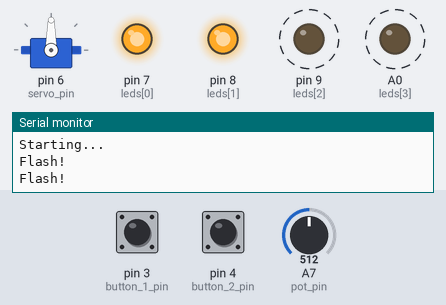
The sketch below on a simulated Arduino Nano, built with avr-gcc and run on an emulated ATmega328P. Parts: servo, output pins drawn as LEDs (lit = HIGH), the last lines printed to the serial monitor. Dashed ring = blinking. Inputs (shaded band) come from the test bench; at power-on: A7 (pot_pin) = 512, pin 3 (button_1_pin) LOW, pin 4 (button_2_pin) LOW.

Above: at 1.27 s.
1.3 s: A7 (pot_pin) set to 716
At 1.57 s:
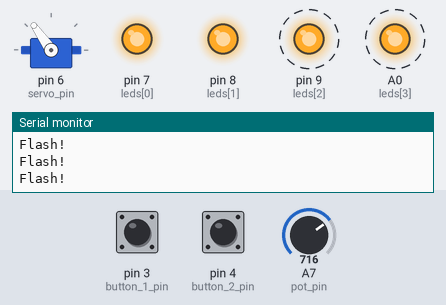
4.3 s: pin 3 (button_1_pin) pulled HIGH for 0.15 s
At 4.63 s:
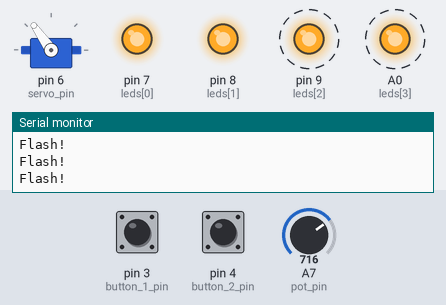
7.3 s: pin 4 (button_2_pin) pulled HIGH for 0.15 s
At 7.68 s:
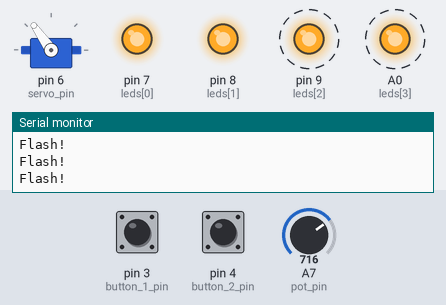
10.3 s: A7 (pot_pin) set to 900
At 10.74 s:
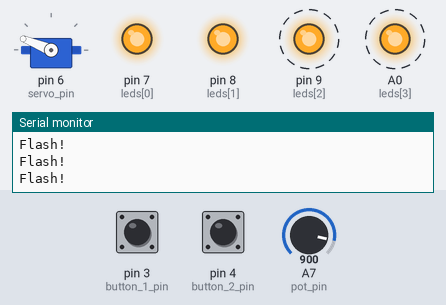
13.3 s: pin 3 (button_1_pin) pulled HIGH for 1 s
At 14.01 s:
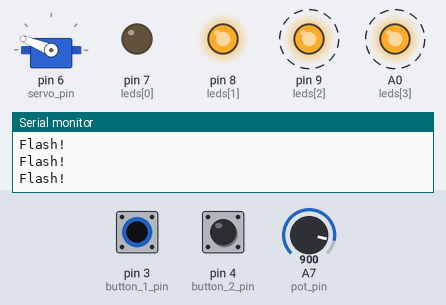
16.3 s: pin 4 (button_2_pin) pulled HIGH for 1 s
At 17.05 s:
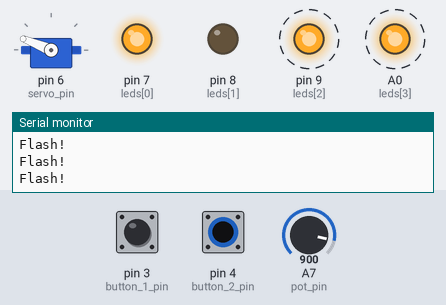
Timing chart, 0 to 20.3 s (numbered marks = the images above; inputs shaded):
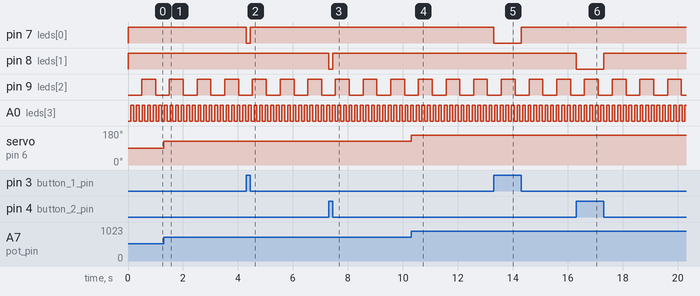

The sketch:

demo_all.ino
```cpp
/**
 * demo_all: Demonstrates all features of the
 * circuit board.
 *
 * This program uses the two push buttons, the four LEDs,
 * the potentiometer (pot) and a single servo motor. Two of
 * the LEDs are flashed on and off, while the other two are
 * controlled by the push buttons. The position of the
 * servo motor is controlled by the pot.
 *
 * Author: Daniel Morris, University of Canterbury for WiE CAN
 * Last modified: 16 Jan 2019
 */


/* Include (import) the servo library
 * This library allows us to control servo motors
 * without needing to manually generate the electrical signals
 * a servo motor expects.
 */
#include <Servo.h>

Servo myservo;  // Create a servo 'object' to control a servo.

// These variables are integers; they can only be positive or negative whole numbers.

int pot_pin = A7;     // Analog pin number that the potentiometer is connected to.
                      // Note that on the PCB it says A6; this is a typo.
int pot_val;          // Variable to store values read from the potentiometer.
int servo_pin = 6;    // Digital pin that the servo motor is connected to.
int button_1_pin = 3; // Digital pin that the first button is connected to.
int button_2_pin = 4; // Digital pin that the second button is connected to.


// These variables are booleans; they are either 'true' or 'false'.
// This often corresponds to something being on or off; in our case,
// they indicate whether a button has been pressed.

bool b1, b2 = true;   // Variables to store the values read from each button
                      // Note that two variables, b1 and b2, have been created on
                      // the same line.

// This is an 'array' of integers (also known as a list). In this case, it stores
// four integers, which are the digital pins that the LEDs are connected to.
int leds[4] = {7,8,9,A0};

// A 'long' is similar to an integer; it is a whole number that can be
// larger than an integer.
// 'unsigned' means that it can only be positive. We are using these variables
// to store times, which cannot be negative.
// Making them unsigned means they can store larger positive numbers.
unsigned long t_now, t_1, t_2;

// Our code starts running from here
void setup() {
    Serial.begin(9600);             // Start the USB serial port. This allows us to print out
                                    // information on the computer.

    Serial.println("Starting...");  // Print out the text "Starting..." on the serial monitor
                                    // (the magnifying glass in the top-right corner).
                                    // The 'ln' at the end of 'println' means that a newline will
                                    // be added, so that the next print/println command will print
                                    // on a new line in the serial monitor. If you don't want a newline
                                    // added, you can use Serial.print() instead.

    myservo.attach(servo_pin);    // Indicates that the servo is connected to pin 9
                                  // Links this pin to the servo object we created above

    pinMode(pot_pin, INPUT);      // Indicates that the pot pin is an input - the
                                  // microcontroller should read in electricity on this
                                  // pin, rather than output an electrical signal
    pinMode(button_1_pin, INPUT); // Set up button 1 as an input
    pinMode(button_2_pin, INPUT); // Set up button 2 as an input

    // Here we 'loop' over a counter running from 1 to 3
    // Note that the first item in an array has an index of 0! So to get the first item
    // out of the LEDs array, we would need to put leds[0].
    // Using a loop is a neater way of doing this for all LEDs.
    for (int i = 0; i < 4; ++i) {
        pinMode(leds[i], OUTPUT); // Set up each LED as an output
    }

    t_now = millis(); // Read the current time, in milliseconds
    t_1 = t_now;      // Copy this to the other two timing variables, so they
    t_2 = t_now;      // all start at the same point in time.
}

// This is run after setup, and loops around forever
void loop() {
    pot_val = analogRead(pot_pin);           // Read the value of the potentiometer (value between 0 and 1023)
    pot_val = map(pot_val, 0, 1023, 0, 180);     // Scale the readung to use it with the servo (value between 0 and 180)
    myservo.write(pot_val);                  // Set the servo position according to the scaled value
    delay(5);                            // Wait for the servo to get to the desired position

    b1 = digitalRead(button_1_pin);      // Read the value of button 1
    b2 = digitalRead(button_2_pin);      // Read the value of button 2

    //Serial.println(b1);                  // We can also print out variables. In this case we will get either 1
                                         // or 0 printed out. A 1 indicates that the voltage on the button is
                                         // 'high' (around 5 volts), and a 0 indicates that the voltage is low
                                         // (around 0 volts). Our buttons are set up so that, when they are not
                                         // pressed, the voltage across them is high.
                                         //
                                         // This line of printing is commented out, as this will print the state of
                                         // the button every time this loop runs, which means a lot of printing! If you
                                         // want to try it out, delete the two forward slashes at the start of the line.

    // Note that our buttons are 'active low'. When they are pressed, they read 'false', and
    // when not pressed, they read 'true'. So to make our LEDs turn on when the button is pressed,
    // we need to 'invert' (flip) whatever we read from the button - this is what the ! does.
    // Try running this without the ! and see what happens!
    digitalWrite(leds[0], !b1);          // Turn the 1st LED on or off
    digitalWrite(leds[1], !b2);          // Turn the 2nd LED on or off

    t_now = millis();                    // Read the current time

    // Flash the other two LEDs.
    // If a certain amount of time has passed, change the state of the LED -
    // if it is off, turn it on. Likewise, if it is on, turn it off.
    //
    // The time difference is in milliseconds. The LED will take twice as long
    // as the time difference to flash fully, as it needs to turn on, then off.
    // For example, a time difference of 500 milliseconds (half a second) will cause the
    // LED to flash once every second.

    // Flash the third LED once per second.
    if ((t_now - t_1) >= 500) {                        // Check if the time difference is large enough
        t_1 = t_now;                                   // Update the recording of the last time we flashed this LED
        digitalWrite(leds[2], !digitalRead(leds[2])); // Read whether the LED is on or off, and write the opposite to it
        Serial.println("Flash!");                     // Print out the word "Flash!" every time the LED is turned on or off
    }

    // Flash the fourth LED five times a second
    if ((t_now - t_2) >= 100) {
        t_2 = t_now;
        digitalWrite(leds[3], !digitalRead(leds[3]));
    }
}
```

Measured:
- after the input at 1.3 s, servo on pin 6 (servo_pin): 90° → 125° at once
- after the input at 4.3 s, pin 7 (leds[0]): HIGH → LOW at once, → HIGH 0.15 s later
- after the input at 7.3 s, pin 8 (leds[1]): HIGH → LOW at once, → HIGH 0.15 s later
- after the input at 10.3 s, servo on pin 6 (servo_pin): 125° → 158° at once
- after the input at 13.3 s, pin 7 (leds[0]): HIGH → LOW at once, → HIGH 1.0 s later
- after the input at 16.3 s, pin 8 (leds[1]): HIGH → LOW at once, → HIGH 1.0 s later
- by itself, pin 9 (leds[2]): alternates HIGH for 0.50 s and LOW for 0.50 s
- by itself, A0 (leds[3]): alternates HIGH for 0.10 s and LOW for 0.11 s
